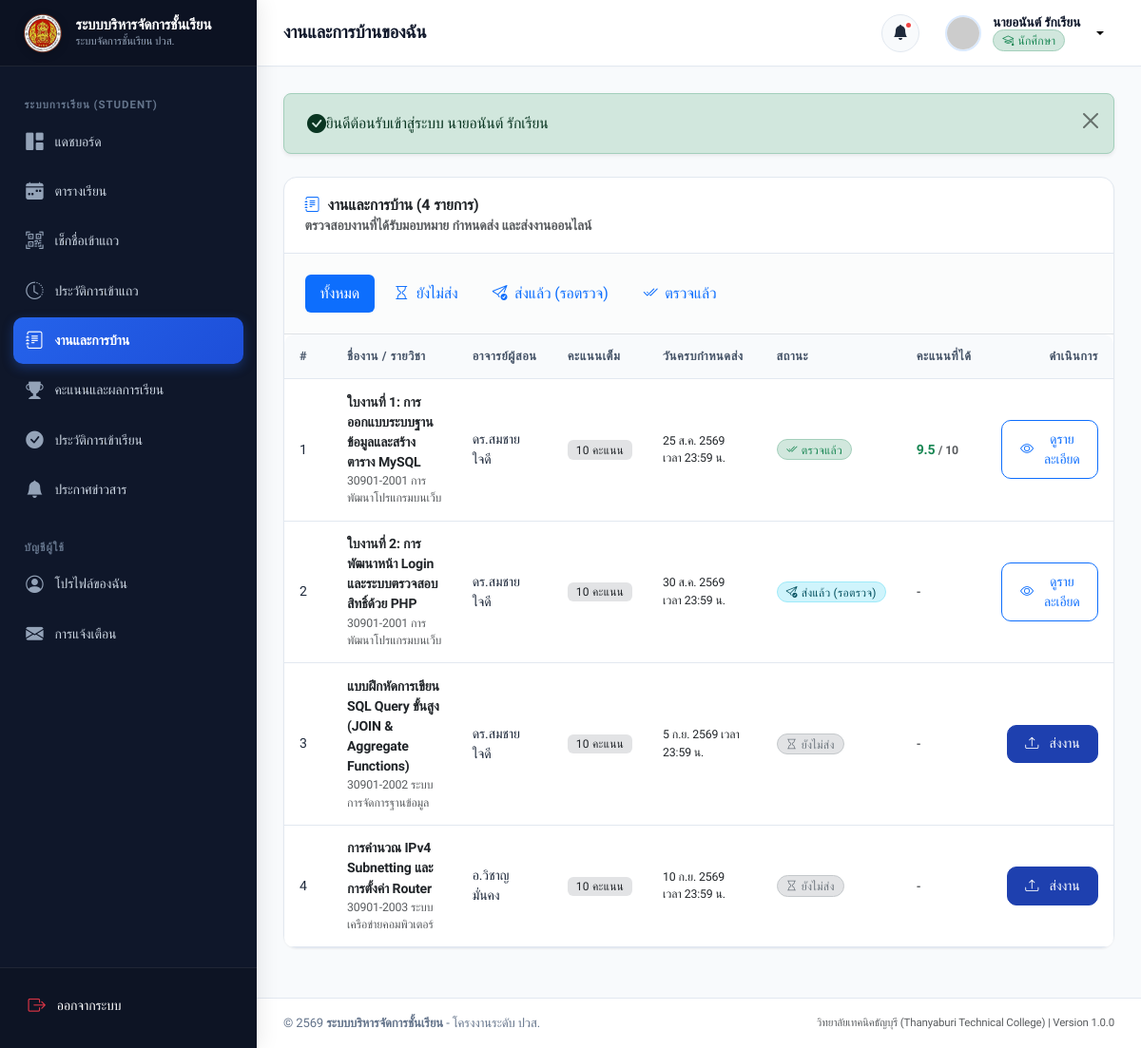
The app's page /student/assignments.php (signed in) with its own data.
### tables this page shows
CREATE TABLE `assignments` (
  `id` INT AUTO_INCREMENT PRIMARY KEY,
  `subject_id` INT NOT NULL,
  `teacher_id` INT NOT NULL,
  `classroom_id` INT NOT NULL,
  `title` VARCHAR(255) NOT NULL,
  `description` TEXT DEFAULT NULL,
  `max_score` DECIMAL(5,2) NOT NULL DEFAULT 10.00,
  `file_attachment` VARCHAR(255) DEFAULT NULL,
  `due_date` DATETIME NOT NULL,
  `created_at` DATETIME NOT NULL DEFAULT CURRENT_TIMESTAMP,
  `updated_at` DATETIME NOT NULL DEFAULT CURRENT_TIMESTAMP ON UPDATE CURRENT_TIMESTAMP,
  CONSTRAINT `fk_assignments_subject` FOREIGN KEY (`subject_id`) REFERENCES `subjects` (`id`) ON DELETE CASCADE,
  CONSTRAINT `fk_assignments_teacher` FOREIGN KEY (`teacher_id`) REFERENCES `teachers` (`id`) ON DELETE CASCADE,
  CONSTRAINT `fk_assignments_classroom` FOREIGN KEY (`classroom_id`) REFERENCES `classrooms` (`id`) ON DELETE CASCADE,
  INDEX `idx_assignments_due` (`due_date`)
);

CREATE TABLE `subjects` (
  `id` INT AUTO_INCREMENT PRIMARY KEY,
  `subject_code` VARCHAR(20) NOT NULL,
  `name_th` VARCHAR(100) NOT NULL,
  `name_en` VARCHAR(100) DEFAULT NULL,
  `credits` DECIMAL(3,1) NOT NULL DEFAULT 3.0,
  `description` TEXT DEFAULT NULL,
  `teacher_id` INT NOT NULL,
  `classroom_id` INT NOT NULL,
  `term` VARCHAR(10) NOT NULL DEFAULT '1',
  `academic_year` VARCHAR(10) NOT NULL DEFAULT '2567',
  `created_at` DATETIME NOT NULL DEFAULT CURRENT_TIMESTAMP,
  `updated_at` DATETIME NOT NULL DEFAULT CURRENT_TIMESTAMP ON UPDATE CURRENT_TIMESTAMP,
  CONSTRAINT `fk_subjects_teacher` FOREIGN KEY (`teacher_id`) REFERENCES `teachers` (`id`) ON DELETE CASCADE,
  CONSTRAINT `fk_subjects_classroom` FOREIGN KEY (`classroom_id`) REFERENCES `classrooms` (`id`) ON DELETE CASCADE,
  INDEX `idx_subjects_code` (`subject_code`)
);

CREATE TABLE `users` (
  `id` INT AUTO_INCREMENT PRIMARY KEY,
  `username` VARCHAR(50) NOT NULL UNIQUE,
  `password` VARCHAR(255) NOT NULL,
  `role` ENUM('admin', 'teacher', 'student') NOT NULL DEFAULT 'student',
  `email` VARCHAR(100) NOT NULL UNIQUE,
  `full_name` VARCHAR(100) NOT NULL,
  `phone` VARCHAR(20) DEFAULT NULL,
  `avatar` VARCHAR(255) DEFAULT NULL,
  `status` ENUM('active', 'inactive') NOT NULL DEFAULT 'active',
  `created_at` DATETIME NOT NULL DEFAULT CURRENT_TIMESTAMP,
  `updated_at` DATETIME NOT NULL DEFAULT CURRENT_TIMESTAMP ON UPDATE CURRENT_TIMESTAMP,
  INDEX `idx_users_role` (`role`),
  INDEX `idx_users_status` (`status`)
);

CREATE TABLE `submissions` (
  `id` INT AUTO_INCREMENT PRIMARY KEY,
  `assignment_id` INT NOT NULL,
  `student_id` INT NOT NULL,
  `submission_file` VARCHAR(255) DEFAULT NULL,
  `note` TEXT DEFAULT NULL,
  `submitted_at` DATETIME NOT NULL DEFAULT CURRENT_TIMESTAMP,
  `score` DECIMAL(5,2) DEFAULT NULL,
  `feedback` TEXT DEFAULT NULL,
  `graded_at` DATETIME DEFAULT NULL,
  `status` ENUM('submitted', 'graded', 'late') NOT NULL DEFAULT 'submitted',
  `updated_at` DATETIME NOT NULL DEFAULT CURRENT_TIMESTAMP ON UPDATE CURRENT_TIMESTAMP,
  UNIQUE KEY `unique_student_assignment` (`assignment_id`, `student_id`),
  CONSTRAINT `fk_submissions_assignment` FOREIGN KEY (`assignment_id`) REFERENCES `assignments` (`id`) ON DELETE CASCADE,
  CONSTRAINT `fk_submissions_student` FOREIGN KEY (`student_id`) REFERENCES `students` (`id`) ON DELETE CASCADE,
  INDEX `idx_submissions_status` (`status`)
);

### student/assignments.php (the view, shortened to what this page needs)
<?php
require_once __DIR__ . '/../includes/auth.php';
require_once __DIR__ . '/../includes/functions.php';
$currentUser = getCurrentUser();
$studentId = $currentUser['role_id'] ?? 0;
$classroomId = $currentUser['classroom_id'] ?? 0;
$filter = trim($_GET['filter'] ?? 'all');
$sql = "
    SELECT a.*,
           s.subject_code, s.name_th as subject_name,
           u.full_name as teacher_name,
           sm.id as submission_id, sm.submission_file, sm.submitted_at, sm.score, sm.feedback, sm.status as submission_status
    FROM assignments a
    JOIN subjects s ON a.subject_id = s.id
    JOIN teachers t ON a.teacher_id = t.id
    JOIN users u ON t.user_id = u.id
    LEFT JOIN submissions sm ON sm.assignment_id = a.id AND sm.student_id = ?
    WHERE a.classroom_id = ?
";
$params = [$studentId, $classroomId];
$sql .= " ORDER BY a.due_date ASC";
try {
    $stmt = $pdo->prepare($sql);
    $stmt->execute($params);
    $assignments = $stmt->fetchAll();
} catch (PDOException $e) {
    $dbError = $e->getMessage();
    $assignments = [];
}
require_once __DIR__ . '/../includes/header.php';
require_once __DIR__ . '/../includes/sidebar.php';
require_once __DIR__ . '/../includes/navbar.php';
?>
<div class="card">
    <div class="card-header flex-column flex-md-row gap-3 align-items-start align-items-md-center">
        <div>
            <h5 class="card-title mb-0"><i class="bi bi-journal-text text-primary"></i> งานและการบ้าน (<?= count($assignments) ?> รายการ)</h5>
            <div class="small text-muted">ตรวจสอบงานที่ได้รับมอบหมาย กำหนดส่ง และส่งงานออนไลน์</div>
        </div>
    </div>
    <div class="card-body bg-light bg-opacity-50 border-bottom py-2.5">
        <ul class="nav nav-pills gap-1">
            <li class="nav-item">
                <a class="nav-link btn-sm <?= $filter === 'all' ? 'active' : '' ?>" href="<?= BASE_URL ?>student/assignments.php?filter=all">
                    ทั้งหมด
                </a>
            </li>
            <li class="nav-item">
                <a class="nav-link btn-sm <?= $filter === 'pending' ? 'active' : '' ?>" href="<?= BASE_URL ?>student/assignments.php?filter=pending">
                    <i class="bi bi-hourglass me-1"></i> ยังไม่ส่ง
                </a>
            </li>
            <li class="nav-item">
                <a class="nav-link btn-sm <?= $filter === 'submitted' ? 'active' : '' ?>" href="<?= BASE_URL ?>student/assignments.php?filter=submitted">
                    <i class="bi bi-send-check me-1"></i> ส่งแล้ว (รอตรวจ)
                </a>
            </li>
            <li class="nav-item">
                <a class="nav-link btn-sm <?= $filter === 'graded' ? 'active' : '' ?>" href="<?= BASE_URL ?>student/assignments.php?filter=graded">
                    <i class="bi bi-check2-all me-1"></i> ตรวจแล้ว
                </a>
            </li>
        </ul>
    </div>
    <div class="table-responsive">
        <table class="table table-hover align-middle mb-0">
            <thead>
                <tr>
                    <th style="width: 50px;">#</th>
                    <th>ชื่องาน / รายวิชา</th>
                    <th>อาจารย์ผู้สอน</th>
                    <th>คะแนนเต็ม</th>
                    <th>วันครบกำหนดส่ง</th>
                    <th>สถานะ</th>
                    <th>คะแนนที่ได้</th>
                    <th class="text-end" style="width: 120px;">ดำเนินการ</th>
                </tr>
            </thead>
            <tbody>
                <?php if (empty($assignments)): ?>
                    <tr>
                        <td colspan="8" class="text-center py-5 text-muted">
                            <i class="bi bi-inbox fs-1 d-block mb-2"></i>
                            ไม่พบรายการงานในหมวดนี้
                        </td>
                    </tr>
                <?php else: ?>
                    <?php foreach ($assignments as $idx => $a):
                        $isOverdue = strtotime($a['due_date']) < time();
                    ?>
                        <tr>
                            <td><?= $idx + 1 ?></td>
                            <td>
                                <div class="fw-semibold text-dark">
                                    <a href="<?= BASE_URL ?>student/assignment-detail.php?id=<?= $a['id'] ?>" class="text-dark hover-primary">
                                        <?= htmlspecialchars($a['title']) ?>
                                    </a>
                                </div>
                                <div class="small text-muted mt-0.5"><?= htmlspecialchars($a['subject_code']) ?> <?= htmlspecialchars($a['subject_name']) ?></div>
                            </td>
                            <td class="small"><?= htmlspecialchars($a['teacher_name']) ?></td>
                            <td>
                                <span class="badge bg-secondary-subtle text-dark"><?= number_format($a['max_score'], 0) ?> คะแนน</span>
                            </td>
                            <td>
                                <div class="small <?= $isOverdue && empty($a['submission_id']) ? 'text-danger fw-semibold' : 'text-dark' ?>">
                                    <?= formatThaiDate($a['due_date'], true, true) ?>
                                </div>
                            </td>
                            <td><?= getSubmissionBadge($a['submission_status'], $a['due_date']) ?></td>
                            <td class="fw-bold">
                                <?php if ($a['score'] !== null): ?>
                                    <span class="text-success"><?= number_format($a['score'], 1) ?></span> <span class="small text-muted">/ <?= number_format($a['max_score'], 0) ?></span>
                                <?php else: ?>
                                    <span class="text-muted small">-</span>
                                <?php endif; ?>
                            </td>
                            <td class="text-end">
                                <a href="<?= BASE_URL ?>student/assignment-detail.php?id=<?= $a['id'] ?>" class="btn btn-sm <?= empty($a['submission_id']) ? 'btn-primary' : 'btn-outline-primary' ?>">
                                    <?= empty($a['submission_id']) ? '<i class="bi bi-upload me-1"></i>ส่งงาน' : '<i class="bi bi-eye me-1"></i>ดูรายละเอียด' ?>
                                </a>
                            </td>
                        </tr>
                    <?php endforeach; ?>
                <?php endif; ?>
            </tbody>
        </table>
    </div>
</div>
<?php require_once __DIR__ . '/../includes/footer.php'; ?>

### includes/functions.php (shortened to what this page needs)
<?php
function formatThaiDate(?string $dateStr, bool $showTime = false, bool $shortMonth = false): string {
    $thaiMonthsFull = [
        1 => 'มกราคม', 2 => 'กุมภาพันธ์', 3 => 'มีนาคม', 4 => 'เมษายน',
        5 => 'พฤษภาคม', 6 => 'มิถุนายน', 7 => 'กรกฎาคม', 8 => 'สิงหาคม',
        9 => 'กันยายน', 10 => 'ตุลาคม', 11 => 'พฤศจิกายน', 12 => 'ธันวาคม'
    ];
    $thaiMonthsShort = [
        1 => 'ม.ค.', 2 => 'ก.พ.', 3 => 'มี.ค.', 4 => 'เม.ย.',
        5 => 'พ.ค.', 6 => 'มิ.ย.', 7 => 'ก.ค.', 8 => 'ส.ค.',
        9 => 'ก.ย.', 10 => 'ต.ค.', 11 => 'พ.ย.', 12 => 'ธ.ค.'
    ];
    $time = strtotime($dateStr);
    $day = date('j', $time);
    $monthNum = (int)date('n', $time);
    $year = (int)date('Y', $time) + 543;
    $monthName = $shortMonth ? ($thaiMonthsShort[$monthNum] ?? '') : ($thaiMonthsFull[$monthNum] ?? '');
    $result = "{$day} {$monthName} {$year}";
    if ($showTime) {
        $result .= ' เวลา ' . date('H:i', $time) . ' น.';
    }
    return $result;
}
function getRoleBadge(string $role): string {
    switch ($role) {
        case 'student':
            return '<span class="badge bg-success-subtle text-success border border-success-subtle px-2.5 py-1 rounded-pill"><i class="bi bi-mortarboard me-1"></i>นักศึกษา</span>';
    }
}
function getSubmissionBadge(?string $status, ?string $dueDate = null): string {
    if (empty($status)) {
        return '<span class="badge bg-secondary-subtle text-secondary border border-secondary-subtle px-2.5 py-1 rounded-pill"><i class="bi bi-hourglass me-1"></i>ยังไม่ส่ง</span>';
    }
    switch ($status) {
        case 'graded':
            return '<span class="badge bg-success-subtle text-success border border-success-subtle px-2.5 py-1 rounded-pill"><i class="bi bi-check2-all me-1"></i>ตรวจแล้ว</span>';
        case 'submitted':
        default:
            return '<span class="badge bg-info-subtle text-info-emphasis border border-info-subtle px-2.5 py-1 rounded-pill"><i class="bi bi-send-check me-1"></i>ส่งแล้ว (รอตรวจ)</span>';
    }
}
function displayFlashMessages(): string {
    $types = [
        'success' => ['class' => 'alert-success', 'icon' => 'bi-check-circle-fill'],
        'error'   => ['class' => 'alert-danger',  'icon' => 'bi-exclamation-octagon-fill'],
        'warning' => ['class' => 'alert-warning', 'icon' => 'bi-exclamation-triangle-fill'],
        'info'    => ['class' => 'alert-info',    'icon' => 'bi-info-circle-fill']
    ];
    $html = '';
    foreach ($types as $type => $conf) {
        $key = 'flash_' . $type;
        if (isset($_SESSION[$key])) {
            $msg = htmlspecialchars($_SESSION[$key], ENT_QUOTES, 'UTF-8');
            $html .= '<div class="alert ' . $conf['class'] . ' alert-dismissible fade show shadow-sm rounded-3 py-3 px-4 mb-4" role="alert">
                        <div class="d-flex align-items-center">
                            <i class="bi ' . $conf['icon'] . ' fs-5 me-2.5"></i>
                            <div class="fw-medium">' . $msg . '</div>
                        </div>
                        <button type="button" class="btn-close" data-bs-dismiss="alert" aria-label="Close"></button>
                      </div>';
        }
    }
    return $html;
}

### assets/css/style.css (style rules this page uses)
:root { --primary: #1e40af; --primary-hover: #1d4ed8; --primary-light: #eff6ff; --primary-rgb: 30, 64, 175; --secondary: #475569; --accent: #3b82f6; --accent-light: #dbeafe; --success: #10b981; --success-light: #ecfdf5; --warning: #f59e0b; --warning-light: #fffbeb; --danger: #ef4444; --danger-light: #fef2f2; --info: #06b6d4; --info-light: #ecfeff; --dark: #0f172a; --dark-surface: #1e293b; --light-bg: #f8fafc; --card-bg: #ffffff; --border-color: #e2e8f0; --border-focus: #93c5fd; --text-main: #1e293b; --text-muted: #64748b; --text-light: #94a3b8; --sidebar-width: 270px; --topbar-height: 70px; --radius-sm: 0.375rem; --radius-md: 0.625rem; --radius-lg: 0.875rem; --radius-xl: 1.25rem; --shadow-sm: 0 1px 2px 0 rgb(0 0 0 / 0.05); --shadow-md: 0 4px 6px -1px rgb(0 0 0 / 0.07), 0 2px 4px -2px rgb(0 0 0 / 0.05); --shadow-lg: 0 10px 15px -3px rgb(0 0 0 / 0.08), 0 4px 6px -4px rgb(0 0 0 / 0.04); --shadow-xl: 0 20px 25px -5px rgb(0 0 0 / 0.1), 0 8px 10px -6px rgb(0 0 0 / 0.05); --transition: all 0.2s cubic-bezier(0.4, 0, 0.2, 1); }
* { box-sizing: border-box; }
body { font-family: 'Prompt', -apple-system, BlinkMacSystemFont, 'Segoe UI', Roboto, sans-serif; background-color: var(--light-bg); color: var(--text-main); min-height: 100vh; margin: 0; display: flex; flex-direction: column; overflow-x: hidden; letter-spacing: -0.01em; }
h1, h2, h3, h4, h5, h6 { color: var(--dark); font-weight: 600; line-height: 1.35; }
a { color: var(--primary); text-decoration: none; transition: var(--transition); }
.card { background-color: var(--card-bg); border: 1px solid var(--border-color); border-radius: var(--radius-lg); box-shadow: var(--shadow-sm); transition: var(--transition); margin-bottom: 1.5rem; }
.card-header { background-color: transparent; border-bottom: 1px solid var(--border-color); padding: 1.15rem 1.35rem; display: flex; align-items: center; justify-content: space-between; font-weight: 600; }
.card-header .card-title { margin: 0; font-size: 1rem; font-weight: 600; display: flex; align-items: center; gap: 0.5rem; }
.card-body { padding: 1.35rem; }
.btn { font-family: inherit; font-weight: 500; padding: 0.55rem 1.15rem; border-radius: var(--radius-md); transition: var(--transition); display: inline-flex; align-items: center; justify-content: center; gap: 0.45rem; font-size: 0.88rem; }
.btn-primary { background-color: var(--primary); border-color: var(--primary); }
.table-responsive { border-radius: var(--radius-md); overflow-x: auto; }
.table { width: 100%; margin-bottom: 0; vertical-align: middle; border-color: var(--border-color); }
.table th { background-color: #f8fafc; color: var(--secondary); font-size: 0.8rem; font-weight: 600; text-transform: uppercase; letter-spacing: 0.04em; padding: 0.85rem 1rem; border-bottom: 1px solid var(--border-color); white-space: nowrap; }
.table td { padding: 0.85rem 1rem; font-size: 0.88rem; color: var(--text-main); border-bottom: 1px solid var(--border-color); }
.badge { font-weight: 500; font-size: 0.75rem; padding: 0.35em 0.75em; letter-spacing: 0.02em; }

### records on screen
assignments: title "ใบงานที่ 1: การออกแบบระบบฐานข้อมูลและสร้างตาราง MySQL", subject.subject_code "30901-2001", subject.name_th "การพัฒนาโปรแกรมบนเว็บ", users.full_name "ดร.สมชาย ใจดี", max_score "10", due_date "25 ส.ค. 2569 เวลา 23:59 น.", shows "ตรวจแล้ว", submissions.score "9.5", shows "ดูรายละเอียด"
assignments: title "ใบงานที่ 2: การพัฒนาหน้า Login และระบบตรวจสอบสิทธิ์ด้วย PHP", subject.subject_code "30901-2001", subject.name_th "การพัฒนาโปรแกรมบนเว็บ", users.full_name "ดร.สมชาย ใจดี", max_score "10", due_date "30 ส.ค. 2569 เวลา 23:59 น.", shows "ส่งแล้ว (รอตรวจ)", shows "ดูรายละเอียด"
assignments: title "แบบฝึกหัดการเขียน SQL Query ขั้นสูง (JOIN & Aggregate Functions)", subject.subject_code "30901-2002", subject.name_th "ระบบการจัดการฐานข้อมูล", users.full_name "ดร.สมชาย ใจดี", max_score "10", due_date "5 ก.ย. 2569 เวลา 23:59 น.", shows "ยังไม่ส่ง", shows "ส่งงาน"
assignments: title "การคำนวณ IPv4 Subnetting และการตั้งค่า Router", subject.subject_code "30901-2003", subject.name_th "ระบบเครือข่ายคอมพิวเตอร์", users.full_name "อ.วิชาญ มั่นคง", max_score "10", due_date "10 ก.ย. 2569 เวลา 23:59 น.", shows "ยังไม่ส่ง", shows "ส่งงาน"

### other values on screen
APP_NAME "ระบบบริหารจัดการชั้นเรียน"
$pageTitle "งานและการบ้านของฉัน"
$currentUser['full_name'] "นายอนันต์ รักเรียน"
$msg "ยินดีต้อนรับเข้าสู่ระบบ นายอนันต์ รักเรียน"
count($assignments) "4"
APP_SUBTITLE "วิทยาลัยเทคนิคธัญบุรี (Thanyaburi Technical College)"
APP_VERSION "1.0.0"
